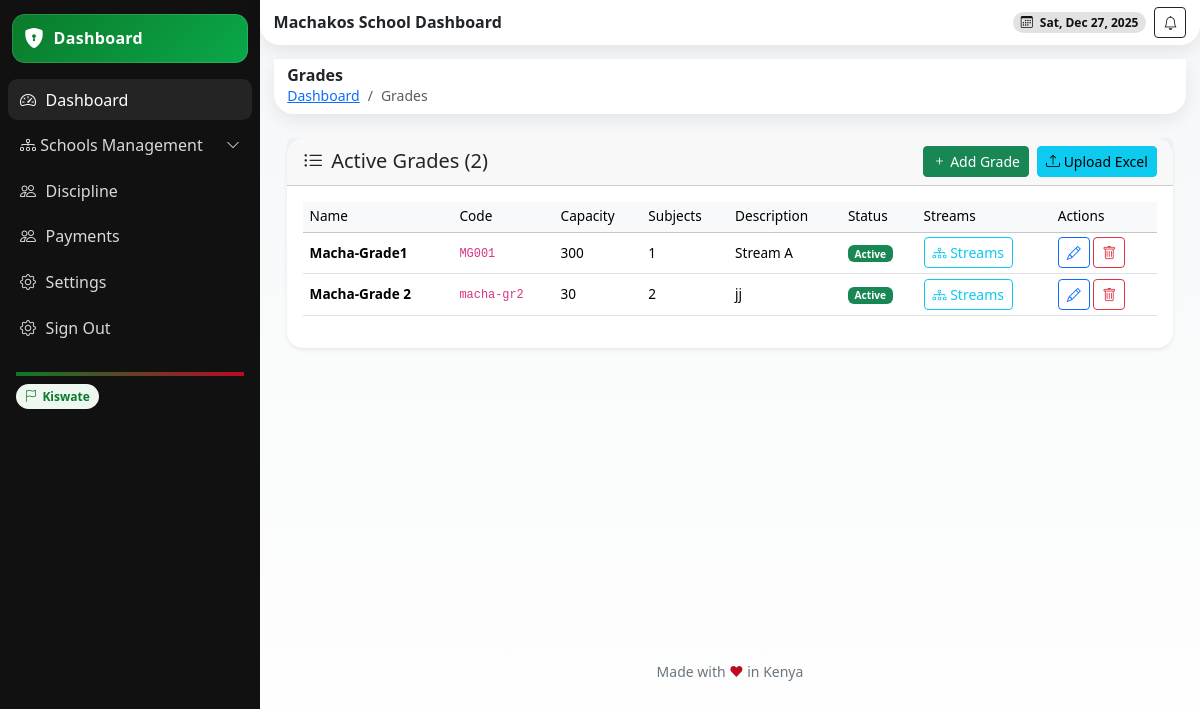
Screenshot of /grades/ (signed in) with the database file from the repository.
### school/models.py (models this page shows, shortened)
class School(models.Model):
    name = models.CharField(max_length=255)
    school_admin = models.OneToOneField(User, on_delete=models.CASCADE, related_name='school_admin_profile')
    code = models.CharField(max_length=50, unique=True)
    address = models.TextField(blank=True)
    contact_email = models.EmailField()
    contact_phone = models.CharField(max_length=15)
    county = models.ForeignKey(County, on_delete=models.SET_NULL, null=True, blank=True)
    city = models.ForeignKey(City, on_delete=models.SET_NULL, null=True, blank=True)
    constituency = models.ForeignKey(Constituency, on_delete=models.SET_NULL, null=True, blank=True)
    sub_county = models.ForeignKey(SubCounty, on_delete=models.SET_NULL, null=True, blank=True)
    ward = models.ForeignKey(Ward, on_delete=models.SET_NULL, null=True, blank=True)
    created_at = models.DateTimeField(auto_now_add=True)
    is_active = models.BooleanField(default=True)

class Grade(models.Model):
    name = models.CharField(max_length=50)
    school = models.ForeignKey(School, on_delete=models.CASCADE, related_name='grades')
    lessons_per_term = models.PositiveIntegerField(default=9)
    description = models.TextField(blank=True)
    code = models.CharField(max_length=50, db_index=True)
    capacity = models.PositiveIntegerField(default=30)
    created_at = models.DateTimeField(auto_now_add=True)
    is_active = models.BooleanField(default=True)
    class Meta:
        unique_together = ['school', 'code']

### school/views.py (the view)
# urls.py: path('grades/', views.school_grades, name='school-grades'),
@login_required
def school_grades(request):
    try:
        school = request.user.school_admin_profile
    except AttributeError:
        messages.error(request, "You do not have permission to access this page.")
        return redirect('school:dashboard')
    form = GradeForm(school=school)
    stream_form = StreamForm()
    upload_form = GradeUploadForm()  # Add upload form
    query = request.GET.get('q', '')
    grades = Grade.objects.filter(school=school, is_active=True)
    streams = Streams.objects.filter(school=school, is_active=True)
    if query:
        grades = grades.filter(Q(name__icontains=query) | Q(code__icontains=query))
    context = {
        'grades': grades,
        'form': form,
        'stream_form': stream_form,
        'upload_form': upload_form,  # pass to template
        'school': school,
        'streams': streams,
        'query': query,
    }
    return render(request, "school/grade.html", context)

### templates/school/grade.html (shortened to what this page needs)
{% extends 'school/base.html' %}
{% block content %}
<header class="header d-flex align-items-center justify-content-between">
  <div class="d-flex align-items-center gap-2">
    <div>
      <h6 class="m-0 fw-bold">Grades</h6>
      <nav aria-label="breadcrumb" class="small">
        <ol class="breadcrumb mb-0">
          <li class="breadcrumb-item"><a href="{% url 'school:dashboard' %}">Dashboard</a></li>
          <li class="breadcrumb-item active" aria-current="page">Grades</li>
        </ol>
      </nav>
    </div>
  </div>
</header>
<section class="content container-fluid py-4">
  <div class="card shadow-sm border-0 rounded-4">
    <div class="card-header card-success d-flex justify-content-between align-items-center">
      <h5 class="mb-0"><i class="bi bi-list-ul me-2"></i>Active Grades ({{ grades.count }})</h5>
      <div class="d-flex gap-2">
        <button class="btn btn-sm btn-success" data-bs-toggle="modal" data-bs-target="#gradeModal" data-mode="create">
          <i class="bi bi-plus"></i> Add Grade
        </button>
        <button class="btn btn-sm btn-info" data-bs-toggle="modal" data-bs-target="#uploadGradeModal">
  <i class="bi bi-upload"></i> Upload Excel
</button>
      </div>
    </div>
    <div class="card-body">
      <div class="table-responsive">
        <table class="table table-hover align-middle">
          <thead class="table-light">
            <tr>
              <th>Name</th>
              <th>Code</th>
              <th>Capacity</th>
              <th>Subjects</th>
              <th>Description</th>
              <th>Status</th>
              <th>Streams</th>
              <th>Actions</th>
            </tr>
          </thead>
          <tbody>
            {% for grade in grades %}
            <tr>
              <td><strong>{{ grade.name }}</strong></td>
              <td><code>{{ grade.code }}</code></td>
              <td>{{ grade.capacity }}</td>
              <td>{{ grade.lessons_per_term }}</td>
              <td>{{ grade.description|truncatewords:10 }}</td>
              <td>
                {% if grade.is_active %}
                <span class="badge bg-success">Active</span>
                {% else %}
                <span class="badge bg-secondary">Inactive</span>
                {% endif %}
              </td>
              <td>
                <button class="btn btn-sm btn-outline-info"
                        data-bs-toggle="modal"
                        data-bs-target="#streamModal-{{ grade.id }}">
                  <i class="bi bi-diagram-3"></i> Streams
                </button>
              </td>
              <td>
                <button class="btn btn-sm btn-outline-primary"
                  data-bs-toggle="modal"
                  data-bs-target="#gradeModal"
                  data-mode="edit"
                  data-id="{{ grade.id }}"
                  data-name="{{ grade.name|escapejs }}"
                  data-code="{{ grade.code|escapejs }}"
                  data-description="{{ grade.description|escapejs }}"
                  data-capacity="{{ grade.capacity }}"
                  data-is_active="{{ grade.is_active }}">
            <i class="bi bi-pencil"></i>
          </button>
                <button class="btn btn-sm btn-outline-danger"
                        data-bs-toggle="modal"
                        data-bs-target="#deleteModal"
                        data-id="{{ grade.id }}"
                        data-name="{{ grade.name|escapejs }}">
                  <i class="bi bi-trash"></i>
                </button>
              </td>
            </tr>
            {% empty %}
            <tr><td colspan="7" class="text-center text-muted py-4">No grades found.</td></tr>
            {% endfor %}
          </tbody>
        </table>
      </div>
    </div>
  </div>
</section>
{% endblock %}

### templates/school/base.html (shortened to what this page needs)
{% load static %}
{% load tz %}
{% load widget_tweaks %}
{% load dict_extras %}
{% load dict_filters %}
<!DOCTYPE html>
<html lang="en">
<head>
  <link href="https://cdn.jsdelivr.net/npm/bootstrap@5.3.3/dist/css/bootstrap.min.css" rel="stylesheet" />
  <link href="https://cdn.jsdelivr.net/npm/bootstrap-icons@1.11.3/font/bootstrap-icons.css" rel="stylesheet" />
  <link href="https://cdn.jsdelivr.net/npm/aos@2.3.4/dist/aos.css" rel="stylesheet" />
</head>
<body>
  <div class="app">
    <aside class="sidebar" id="sidebar">
      <div class="brand" data-aos="fade-right">
        <i class="bi bi-shield-lock-fill"></i>
         <span>{% if request.user.is_superuser %}Admin Dashboard{% elif request.user.is_teacher %} Teacher Dashboard
          {% elif request.user.is_parent %} Parent Dashboard{% elif request.user.is_student %} Student Dashboard{% elif request.user.is_school_staff %} Staff Dashboard {% else %} Dashboard {% endif %}</span></a>
      </div>
      <nav class="d-flex flex-column gap-1">
      <a class="side-link active" href="{% url 'school:dashboard' %}">
        <i class="bi bi-speedometer2"></i> Dashboard
      </a>
      <a class="side-link d-flex justify-content-between align-items-center"
        data-bs-toggle="collapse" href="#agencyMenu" role="button" aria-expanded="false" aria-controls="agencyMenu">
        <span><i class="bi bi-diagram-3"></i> Schools Management</span>
        <i class="bi bi-chevron-down small"></i>
      </a>
      <a class="side-link" href="{% url 'school:school-discipline' %}"><i class="bi bi-people"></i> Discipline</a>
      <a class="side-link" href=""><i class="bi bi-people"></i> Payments</a>
      <a class="side-link" href="{% url 'school:school-settings' %}"><i class="bi bi-gear"></i> Settings</a>
      <a class="side-link" href="{% url 'userauths:sign-out' %}">
        <i class="bi bi-gear"></i> Sign Out
      </a>
    </nav>
      <div class="mt-3 p-2 small text-secondary">
        <div class="k-accent mb-2"></div>
        <div><span class="k-pill"><i class="bi bi-flag"></i> Kiswate</span></div>
      </div>
    </aside>
    <main class="main">
      <header class="header d-flex align-items-center justify-content-between">
        <div class="d-flex align-items-center gap-2">
          <h6 class="m-0 fw-bold">{{school.name}} Dashboard</h6>
        </div>
        <div class="d-flex align-items-center gap-2">
          <span class="badge badge-dark rounded-pill px-2 py-1"><i class="bi bi-calendar3 me-1"></i> <span id="today"></span></span>
          <button class="btn btn-sm btn-outline-dark"><i class="bi bi-bell"></i></button>
        </div>
      </header>
      <section class="content container-fluid" style="min-height: 600px;">
        {% block content %} {% endblock %}
      </section>
      <div class="text-center small text-secondary my-3">Made with <span style="color:var(--kenya-red)">❤</span> in Kenya</div>
    </main>
  </div>
</body>
</html>

### templates/school/base.html (style rules this page uses)
:root { --kenya-green: #0b7a2a; --kenya-red: #bb0a21; --kenya-black: #111111; --kenya-white: #ffffff; --kenya-grey: #f5f7f8; --radius-xl: 1.25rem; --shadow-soft: 0 6px 18px rgba(0,0,0,.08); --space-compact: .5rem; }
html, body { height: 100%; }
body { background: linear-gradient(180deg, var(--kenya-grey), #fff); }
.app { display: grid; grid-template-columns: 260px 1fr; min-height: 100vh; }
.sidebar { background: var(--kenya-black); color: var(--kenya-white); position: sticky; top: 0; height: 100vh; padding: var(--space-compact); }
.brand { display: flex; align-items: center; gap: .6rem; padding: .6rem .75rem; border-radius: .8rem; background: linear-gradient(135deg, var(--kenya-green), #0aa84a); box-shadow: inset 0 0 0 1px rgba(255,255,255,.12); margin: .35rem .25rem 1rem; }
.brand i { font-size: 1.25rem; color: var(--kenya-white); }
.brand span { font-weight: 700; letter-spacing: .3px; }
.side-link { color: #d9d9d9; text-decoration: none; display: flex; align-items: center; gap: .6rem; padding: .55rem .75rem; border-radius: .6rem; }
.side-link:hover, .side-link.active { background: rgba(255,255,255,.08); color: #fff; }
.header { background: #fff; box-shadow: var(--shadow-soft); border-radius: 0 0 var(--radius-xl) var(--radius-xl); padding: .45rem .85rem; position: sticky; top: 0; z-index: 10; }
.content { padding: .85rem; }
.k-pill { display: inline-flex; align-items: center; gap: .35rem; border-radius: 999px; padding: .2rem .55rem; font-size: .75rem; background: #eef7f0; color: var(--kenya-green); font-weight: 600; }
.k-accent { height: 4px; background: linear-gradient(90deg, var(--kenya-green), var(--kenya-red)); }
.badge-dark { background: rgba(17,17,17,.12); color: var(--kenya-black); }
.table { font-size: 0.85rem; }
.table td, .table th { padding: 0.3rem 0.4rem; vertical-align: middle; }
.table thead th { font-weight: 500; background-color: #f8f9fa; }

### rows the page displays
School: name "Machakos School"
Grade: name "Macha-Grade1", code "MG001", capacity "300", lessons_per_term "1", description "Stream A", is_active "Active"
Grade: name "Macha-Grade 2", code "macha-gr2", capacity "30", lessons_per_term "2", description "jj", is_active "Active"

### other values shown
{{ grades.count }} "2"
